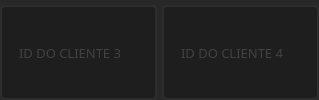
              <widget class="QFrame" name="frame_24">
               <property name="maximumSize">
                <size>
                 <width>16777215</width>
                 <height>16777215</height>
                </size>
               </property>
               <property name="styleSheet">
                <string notr="true">background-color: rgb(40, 40, 40);
border-radius: 10px;
color:rgb(200, 200, 255);</string>
               </property>
               <property name="frameShape">
                <enum>QFrame::StyledPanel</enum>
               </property>
               <property name="frameShadow">
                <enum>QFrame::Raised</enum>
               </property>
               <layout class="QHBoxLayout" name="horizontalLayout_16">
                <property name="spacing">
                 <number>5</number>
                </property>
                <property name="leftMargin">
                 <number>0</number>
                </property>
                <property name="topMargin">
                 <number>5</number>
                </property>
                <property name="rightMargin">
                 <number>0</number>
                </property>
                <property name="bottomMargin">
                 <number>0</number>
                </property>
                <item>
                 <widget class="QFrame" name="frame_47">
                  <property name="frameShape">
                   <enum>QFrame::StyledPanel</enum>
                  </property>
                  <property name="frameShadow">
                   <enum>QFrame::Raised</enum>
                  </property>
                  <layout class="QHBoxLayout" name="horizontalLayout_43">
                   <property name="spacing">
                    <number>0</number>
                   </property>
                   <property name="leftMargin">
                    <number>0</number>
                   </property>
                   <property name="topMargin">
                    <number>0</number>
                   </property>
                   <property name="rightMargin">
                    <number>0</number>
                   </property>
                   <property name="bottomMargin">
                    <number>0</number>
                   </property>
                   <item>
                    <widget class="QLineEdit" name="txt_idcli3">
                     <property name="sizePolicy">
                      <sizepolicy hsizetype="Expanding" vsizetype="Expanding">
                       <horstretch>0</horstretch>
                       <verstretch>0</verstretch>
                      </sizepolicy>
                     </property>
                     <property name="font">
                      <font>
                       <family>Quicksand</family>
                       <pointsize>10</pointsize>
                      </font>
                     </property>
                     <property name="styleSheet">
                      <string notr="true">QLineEdit{
	border: 2px solid rgb(45, 45, 45);
	border-radius: 5px;
	padding: 15px;
	background-color: rgb(30, 30, 30);
	color: rgb(100, 100, 100);
}
QLineEdit:hover{
	border: 2px solid rgb(55, 55, 55);
}
QLineEdit:focus{
	border: 2px solid rgb(255, 207, 0);
	color: rgb(200, 200, 200);
}</string>
                     </property>
                     <property name="maxLength">
                      <number>32</number>
                     </property>
                     <property name="placeholderText">
                      <string>ID DO CLIENTE 3</string>
                     </property>
                    </widget>
                   </item>
                  </layout>
                 </widget>
                </item>
                <item>
                 <widget class="QFrame" name="frame_48">
                  <property name="frameShape">
                   <enum>QFrame::StyledPanel</enum>
                  </property>
                  <property name="frameShadow">
                   <enum>QFrame::Raised</enum>
                  </property>
                  <layout class="QHBoxLayout" name="horizontalLayout_42">
                   <property name="spacing">
                    <number>0</number>
                   </property>
                   <property name="leftMargin">
                    <number>0</number>
                   </property>
                   <property name="topMargin">
                    <number>0</number>
                   </property>
                   <property name="rightMargin">
                    <number>0</number>
                   </property>
                   <property name="bottomMargin">
                    <number>0</number>
                   </property>
                   <item>
                    <widget class="QLineEdit" name="txt_idcli4">
                     <property name="sizePolicy">
                      <sizepolicy hsizetype="Expanding" vsizetype="Expanding">
                       <horstretch>0</horstretch>
                       <verstretch>0</verstretch>
                      </sizepolicy>
                     </property>
                     <property name="font">
                      <font>
                       <family>Quicksand</family>
                       <pointsize>10</pointsize>
                      </font>
                     </property>
                     <property name="styleSheet">
                      <string notr="true">QLineEdit{
	border: 2px solid rgb(45, 45, 45);
	border-radius: 5px;
	padding: 15px;
	background-color: rgb(30, 30, 30);
	color: rgb(100, 100, 100);
}
QLineEdit:hover{
	border: 2px solid rgb(55, 55, 55);
}
QLineEdit:focus{
	border: 2px solid rgb(255, 207, 0);
	color: rgb(200, 200, 200);
}</string>
                     </property>
                     <property name="maxLength">
                      <number>32</number>
                     </property>
                     <property name="placeholderText">
                      <string>ID DO CLIENTE 4</string>
                     </property>
                    </widget>
                   </item>
                  </layout>
                 </widget>
                </item>
               </layout>
              </widget>
